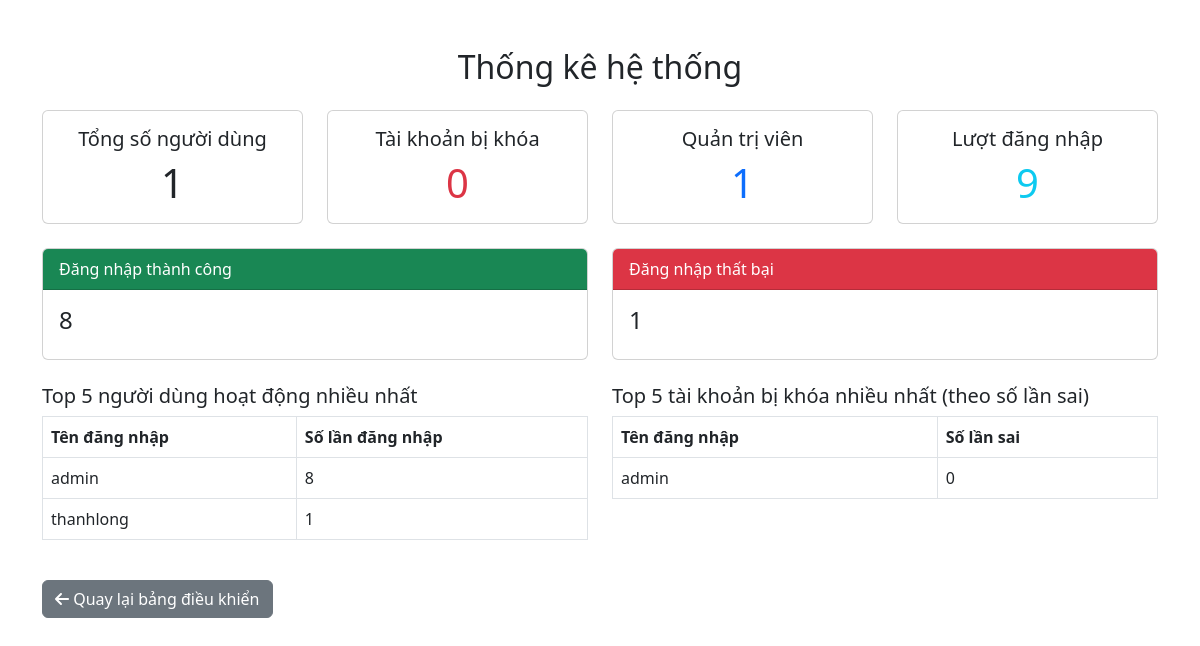
Screenshot of /admin/statistics (signed in) with the database file from the repository.
### app.py (models this page shows)
class LoginLog(db.Model):
    id = db.Column(db.Integer, primary_key=True)
    username = db.Column(db.String(50), nullable=False)
    success = db.Column(db.Boolean, default=False)
    timestamp = db.Column(db.DateTime, default=datetime.utcnow)
    ip_address = db.Column(db.String(50))

class User(db.Model):
    id = db.Column(db.Integer, primary_key=True)
    username = db.Column(db.String(50), unique=True, nullable=False)
    salt = db.Column(db.String(64), nullable=False)
    encrypted_password = db.Column(db.Text, nullable=False)
    fail_attempts = db.Column(db.Integer, default=0)
    is_locked = db.Column(db.Boolean, default=False)
    is_admin = db.Column(db.Boolean, default=False)
    created_at = db.Column(db.DateTime, default=datetime.utcnow)

### app.py (the view)
@app.route('/admin/statistics')
@admin_required
def admin_statistics():
    total_users = User.query.count()
    locked_users = User.query.filter_by(is_locked=True).count()
    admin_count = User.query.filter_by(is_admin=True).count()
    total_logs = LoginLog.query.count()
    success_logs = LoginLog.query.filter_by(success=True).count()
    failed_logs = LoginLog.query.filter_by(success=False).count()
    top_users = db.session.query(LoginLog.username, func.count(LoginLog.id).label('login_count')) \
        .group_by(LoginLog.username).order_by(func.count(LoginLog.id).desc()).limit(5).all()
    top_locked = User.query.order_by(User.fail_attempts.desc()).limit(5).all()
    return render_template('admin/statistics.html',
        total_users=total_users,
        locked_users=locked_users,
        admin_count=admin_count,
        total_logs=total_logs,
        success_logs=success_logs,
        failed_logs=failed_logs,
        top_users=top_users,
        top_locked=top_locked
    )

### app.py (called while the page is built)
def admin_required(f):
    @wraps(f)
    def decorated(*args, **kwargs):
        if 'username' not in session:
            flash('Vui lòng đăng nhập.', 'danger')
            return redirect(url_for('login'))
        user = User.query.filter_by(username=session['username']).first()
        if not user or not user.is_admin:
            flash('Yêu cầu truy cập quản trị.', 'danger')
            return redirect(url_for('index'))
        return f(*args, **kwargs)
    return decorated

### templates/admin/statistics.html (shortened to what this page needs)
<!DOCTYPE html>
<html lang="en">
<head>
  <link href="https://cdn.jsdelivr.net/npm/bootstrap@5.3.0-alpha1/dist/css/bootstrap.min.css" rel="stylesheet" />
</head>
<body>
  <div class="container mt-5">
    <h2 class="mb-4 text-center">Thống kê hệ thống</h2>
    <div class="row mb-4">
      <div class="col-md-3">
        <div class="card text-center">
          <div class="card-body">
            <h5 class="card-title">Tổng số người dùng</h5>
            <p class="card-text display-6">{{ total_users }}</p>
          </div>
        </div>
      </div>
      <div class="col-md-3">
        <div class="card text-center">
          <div class="card-body">
            <h5 class="card-title">Tài khoản bị khóa</h5>
            <p class="card-text display-6 text-danger">{{ locked_users }}</p>
          </div>
        </div>
      </div>
      <div class="col-md-3">
        <div class="card text-center">
          <div class="card-body">
            <h5 class="card-title">Quản trị viên</h5>
            <p class="card-text display-6 text-primary">{{ admin_count }}</p>
          </div>
        </div>
      </div>
      <div class="col-md-3">
        <div class="card text-center">
          <div class="card-body">
            <h5 class="card-title">Lượt đăng nhập</h5>
            <p class="card-text display-6 text-info">{{ total_logs }}</p>
          </div>
        </div>
      </div>
    </div>
    <div class="row mb-4">
      <div class="col-md-6">
        <div class="card">
          <div class="card-header bg-success text-white">Đăng nhập thành công</div>
          <div class="card-body">
            <h4 class="card-title">{{ success_logs }}</h4>
          </div>
        </div>
      </div>
      <div class="col-md-6">
        <div class="card">
          <div class="card-header bg-danger text-white">Đăng nhập thất bại</div>
          <div class="card-body">
            <h4 class="card-title">{{ failed_logs }}</h4>
          </div>
        </div>
      </div>
    </div>
    <div class="row">
      <div class="col-md-6">
        <h5>Top 5 người dùng hoạt động nhiều nhất</h5>
        <table class="table table-bordered">
          <thead><tr><th>Tên đăng nhập</th><th>Số lần đăng nhập</th></tr></thead>
          <tbody>
            {% for username, count in top_users %}
            <tr><td>{{ username }}</td><td>{{ count }}</td></tr>
            {% endfor %}
          </tbody>
        </table>
      </div>
      <div class="col-md-6">
        <h5>Top 5 tài khoản bị khóa nhiều nhất (theo số lần sai)</h5>
        <table class="table table-bordered">
          <thead><tr><th>Tên đăng nhập</th><th>Số lần sai</th></tr></thead>
          <tbody>
            {% for user in top_locked %}
            <tr><td>{{ user.username }}</td><td>{{ user.fail_attempts }}</td></tr>
            {% endfor %}
          </tbody>
        </table>
      </div>
    </div>
    <div class="mt-4">
      <a href="{{ url_for('admin_dashboard') }}" class="btn btn-secondary"><i class="fas fa-arrow-left"></i> Quay lại bảng điều khiển</a>
    </div>
  </div>
</body>
</html>

### rows the page displays
LoginLog: username "admin", id "8"
LoginLog: username "thanhlong", success "1"
User: username "admin", fail_attempts "0"

### other values shown
{{ total_users }} "1"
{{ locked_users }} "0"
{{ admin_count }} "1"
{{ total_logs }} "9"
{{ success_logs }} "8"
{{ failed_logs }} "1"
